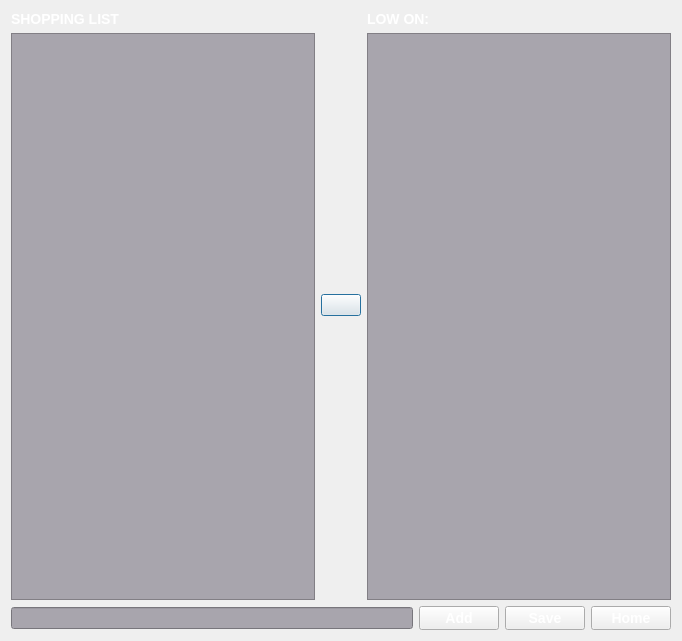
<?xml version="1.0" encoding="UTF-8"?>
<ui version="4.0">
 <class>ShoppingPage1</class>
 <widget class="QDialog" name="ShoppingPage1">
  <property name="geometry">
   <rect>
    <x>0</x>
    <y>0</y>
    <width>682</width>
    <height>641</height>
   </rect>
  </property>
  <property name="windowTitle">
   <string>Dialog</string>
  </property>
  <layout class="QGridLayout" name="gridLayout">
   <item row="0" column="0">
    <layout class="QHBoxLayout" name="horizontalLayout">
     <item>
      <layout class="QVBoxLayout" name="verticalLayout_2">
       <item>
        <widget class="QLabel" name="label">
         <property name="styleSheet">
          <string notr="true">font: bold 14px;
    color: white;</string>
         </property>
         <property name="text">
          <string>SHOPPING LIST</string>
         </property>
        </widget>
       </item>
       <item>
        <widget class="QTextEdit" name="textEdit">
         <property name="styleSheet">
          <string notr="true">background-color: rgb(168, 165, 173);
font: bold 12px; color: #1c1b1b;</string>
         </property>
        </widget>
       </item>
      </layout>
     </item>
     <item>
      <widget class="QPushButton" name="swapButton">
       <property name="styleSheet">
        <string notr="true"/>
       </property>
       <property name="text">
        <string/>
       </property>
      </widget>
     </item>
     <item>
      <layout class="QVBoxLayout" name="verticalLayout">
       <item>
        <widget class="QLabel" name="label_2">
         <property name="styleSheet">
          <string notr="true">font: bold 14px;
    color: white;</string>
         </property>
         <property name="text">
          <string>LOW ON:</string>
         </property>
        </widget>
       </item>
       <item>
        <widget class="QListView" name="listView_2">
         <property name="styleSheet">
          <string notr="true">background-color: rgb(168, 165, 173);
font: bold 12px; color: white;</string>
         </property>
        </widget>
       </item>
      </layout>
     </item>
    </layout>
   </item>
   <item row="1" column="0">
    <layout class="QHBoxLayout" name="horizontalLayout_2">
     <item>
      <widget class="QLineEdit" name="lineEdit">
       <property name="styleSheet">
        <string notr="true">background-color: rgb(168, 165, 173);
font: bold 12px; color: white;</string>
       </property>
      </widget>
     </item>
     <item>
      <widget class="QPushButton" name="pushButton_3">
       <property name="styleSheet">
        <string notr="true">font: bold 14px;
    color: white;</string>
       </property>
       <property name="text">
        <string>Add</string>
       </property>
      </widget>
     </item>
     <item>
      <widget class="QPushButton" name="pushButton_2">
       <property name="styleSheet">
        <string notr="true">font: bold 14px;
    color: white;</string>
       </property>
       <property name="text">
        <string>Save</string>
       </property>
      </widget>
     </item>
     <item>
      <widget class="QPushButton" name="pushButton">
       <property name="styleSheet">
        <string notr="true">font: bold 14px;
    color: white;</string>
       </property>
       <property name="text">
        <string>Home</string>
       </property>
      </widget>
     </item>
    </layout>
   </item>
  </layout>
 </widget>
 <resources/>
 <connections>
  <connection>
   <sender>pushButton</sender>
   <signal>clicked()</signal>
   <receiver>ShoppingPage1</receiver>
   <slot>reject()</slot>
   <hints>
    <hint type="sourcelabel">
     <x>669</x>
     <y>620</y>
    </hint>
    <hint type="destinationlabel">
     <x>332</x>
     <y>572</y>
    </hint>
   </hints>
  </connection>
 </connections>
</ui>
